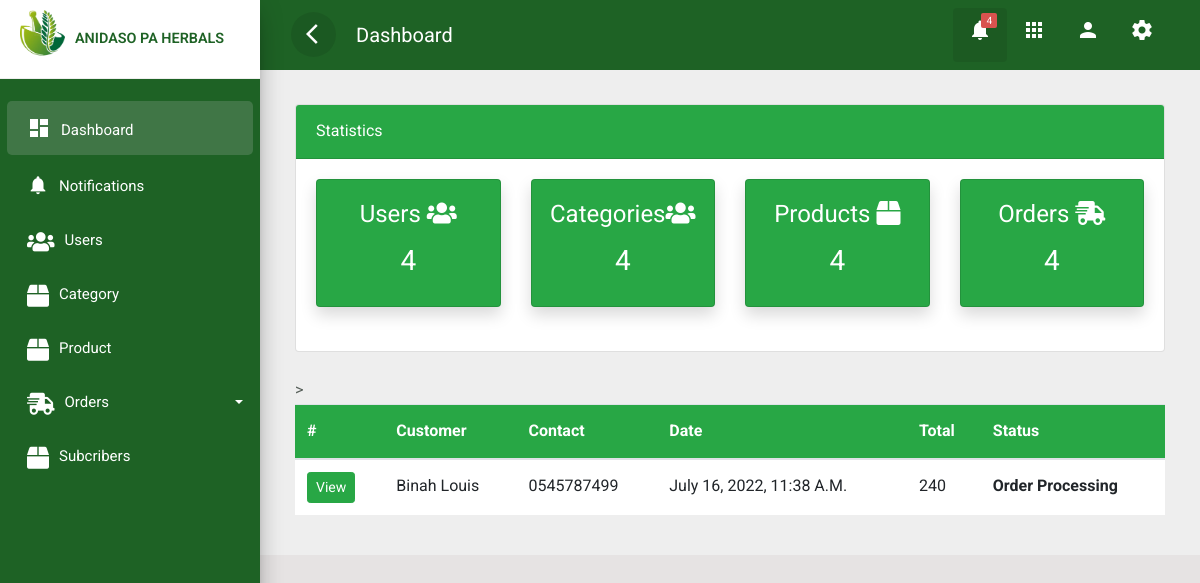
Page /dashboard/order on the committed database.
### dashboard/models.py (models this page shows, shortened)
class Order(models.Model):
    cart = models.OneToOneField(Cart, on_delete=models.CASCADE)
    ordered_by = models.CharField(max_length=200)
    shipping_address = models.CharField(max_length=200)
    mobile = models.CharField(max_length=10)
    email = models.EmailField(null=True, blank=True)
    subtotal = models.PositiveIntegerField()
    discount = models.PositiveIntegerField()
    total = models.PositiveIntegerField()
    order_status = models.CharField(max_length=50, choices=ORDER_STATUS)
    created_at = models.DateTimeField(auto_now_add=True)

### dashboard/views.py (the view)
# urls.py: path("order", views.order, name="dashboard-order"),
def order(request):
    orders = Order.objects.all().order_by('id')
    context = {
        'orders':orders
    }
    return render(request, "dashboard/order.html", context)

### templates/dashboard/order.html (shortened to what this page needs)
{% extends 'home/base.html'%}
{% block content%}
{% include 'home/card.html'%}
<div class="container">
    <div class="row my-4">
        <div class="col-md-12">
            <table class="table bg-white">
                <thead class="bg-success">
                    <tr class="text-white">
                        <th scope="col">#</th>
                        <th scope="col">Customer</th>
                        <th scope="col">Contact</th>
                        <th scope="col">Date</th>
                        <th scope="col">Total</th>
                        <th scope="col">Status</th>
                    </tr>
                </thead>
                <tbody>
                    {% for order in orders %}
                    <tr>
                        <th scope="row"><a class="btn btn-success btn-sm text-white"
                                href="{% url 'dashboard-order-detail' order.id %}">View</a>
                        </th>
                        <td>{{order.ordered_by}}</td>
                        <td>{{order.mobile}}</td>
                        <td>{{order.created_at}}</td>
                        <td>{{order.total}}</td>
                        <th>{{order.order_status}}</th>>
                    </tr>
                    {% endfor %}
                </tbody>
            </table>
        </div>
    </div>
</div>
{% endblock%}

### static/css/custom.css (style rules this page uses)
body, html { line-height: 1.8; font-family: "Roboto", sans-serif; color: #555e58; text-transform: capitalize; text-rendering: optimizeLegibility !important; -webkit-font-smoothing: antialiased !important; font-weight: 400; margin: 0px; padding: 0px; }
body { background: rgb(230, 227, 227); }
a { color: #333; font-weight: 400; }
a, a:hover, a:focus { color: #333; text-decoration: none; transition: all 0.3s; }

### rows in the picture
Order: ordered_by "Binah Louis", mobile "0545787499", created_at "July 16, 2022, 11:38 A.m.", total "240", order_status "Order Processing"
